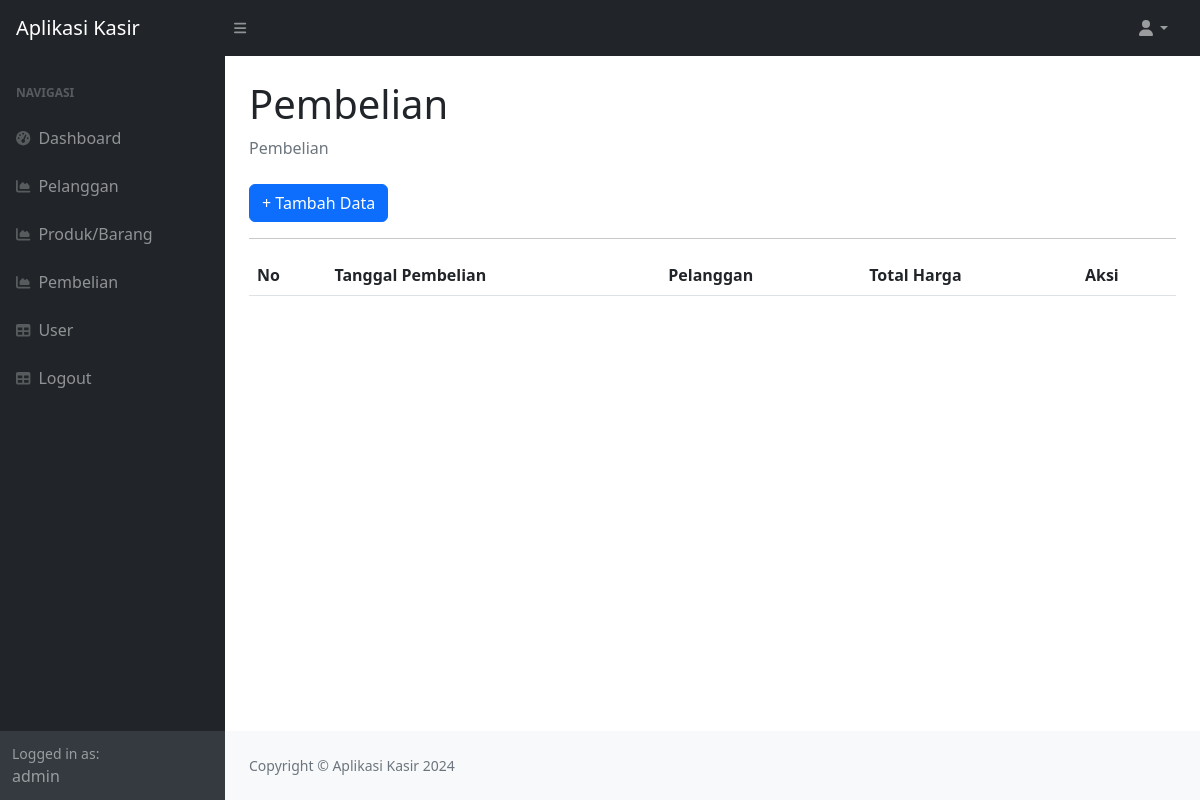
The app's page /?page=pembelian (signed in), older data.
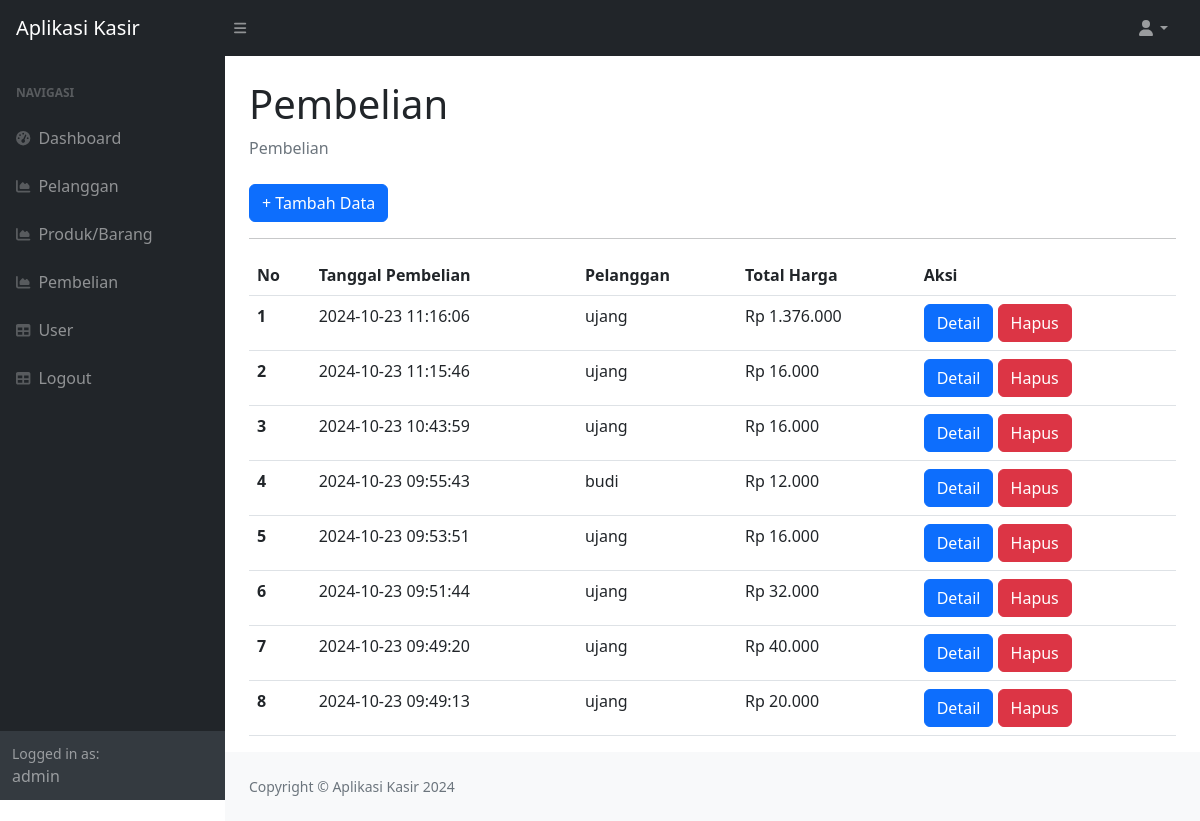
The same page, newer data.
### tables this page shows
CREATE TABLE `penjualan` (
  `id_penjualan` int(11) NOT NULL,
  `tanggal_penjualan` datetime DEFAULT NULL,
  `total_harga` int(15) DEFAULT NULL,
  `id_pelanggan` int(11) DEFAULT NULL
);

CREATE TABLE `pelanggan` (
  `id_pelanggan` int(11) NOT NULL,
  `nama_pelanggan` varchar(255) DEFAULT NULL,
  `alamat` text DEFAULT NULL,
  `no_telepon` int(15) DEFAULT NULL
);

### pembelian.php (the view)
<div class="container-fluid px-4">
    <h1 class="mt-4">Pembelian</h1>
    <ol class="breadcrumb mb-4">
        <li class="breadcrumb-item active">Pembelian</li>
    </ol>
    <a href="?page=pembelian_tambah" class="btn btn-primary"> + Tambah Data</a>
    <hr>
    <table class="table">
        <thead>
            <tr>
                <th>No</th>
                <th>Tanggal Pembelian</th>
                <th>Pelanggan</th>
                <th>Total Harga</th>
                <th>Aksi</th>
            </tr>
        </thead>
        <tbody>
            <?php
            $nomor = 1;
            $query = mysqli_query($koneksi, "SELECT * FROM penjualan LEFT JOIN pelanggan ON pelanggan.id_pelanggan = penjualan.id_pelanggan ORDER BY tanggal_penjualan DESC");
            while ($data = mysqli_fetch_array($query)) {
                ?>
                <tr>
                    <th scope="row"><?php echo $nomor++; ?></th>
                    <td><?php echo $data['tanggal_penjualan']; ?></td>
                    <td><?php echo $data['nama_pelanggan']; ?></td>
                    <td><?php echo 'Rp ' . number_format($data['total_harga'], 0, ',', '.'); ?></td>
                    <td>
                        <a href="?page=penjualan_detail&&id=<?php echo $data['id_penjualan']; ?>" class="btn btn-primary">Detail</a>
                        <a href="?page=penjualan_hapus&&id=<?php echo $data['id_penjualan']; ?>" class="btn btn-danger">Hapus</a>
                    </td>
                </tr>
                <?php
            }
            ?>
        </tbody>
    </table>
</div>

Row changes from the older to the newer data that the page shows:
added penjualan: tanggal_penjualan "2024-10-23 11:16:06", id_pelanggan.nama_pelanggan "ujang", total_harga "1.376.000"
added penjualan: tanggal_penjualan "2024-10-23 11:15:46", id_pelanggan.nama_pelanggan "ujang", total_harga "16.000"
added penjualan: tanggal_penjualan "2024-10-23 10:43:59", id_pelanggan.nama_pelanggan "ujang", total_harga "16.000"
added penjualan: tanggal_penjualan "2024-10-23 09:55:43", id_pelanggan.nama_pelanggan "budi", total_harga "12.000"
added penjualan: tanggal_penjualan "2024-10-23 09:53:51", id_pelanggan.nama_pelanggan "ujang", total_harga "16.000"
added penjualan: tanggal_penjualan "2024-10-23 09:51:44", id_pelanggan.nama_pelanggan "ujang", total_harga "32.000"
added penjualan: tanggal_penjualan "2024-10-23 09:49:20", id_pelanggan.nama_pelanggan "ujang", total_harga "40.000"
added penjualan: tanggal_penjualan "2024-10-23 09:49:13", id_pelanggan.nama_pelanggan "ujang", total_harga "20.000"
